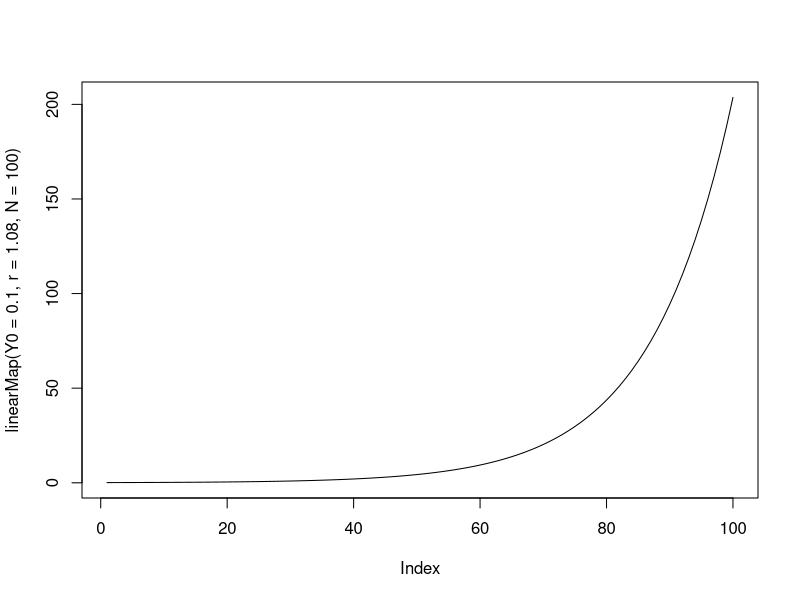
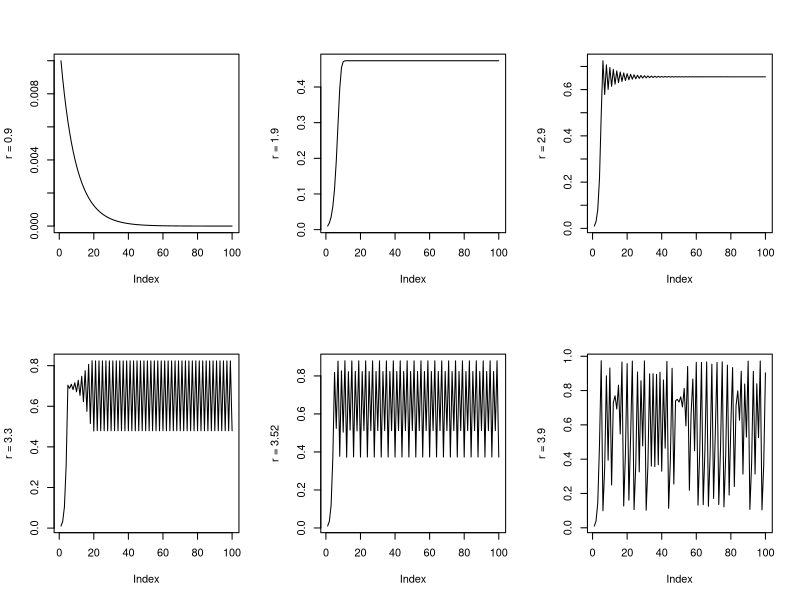
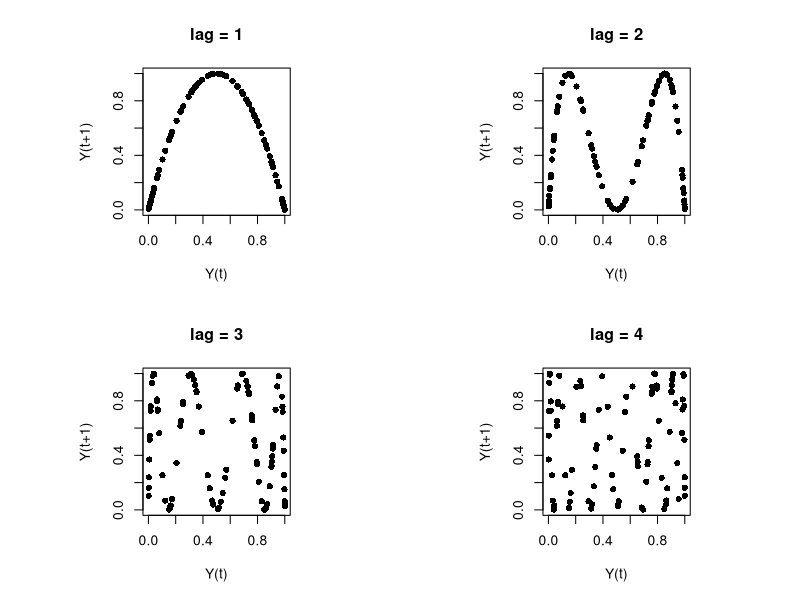

Here is the R script that generated these plots, in order:
## ---- chunk 1
knitr::opts_chunk$set(include=TRUE)
## ---- chunk 2
# Linear Map
linearMap <- function(Y0 = 0, r = 1, N = 100){
  
  # Initialize Y as vector of Y0, followed by N-1 empty slots (NA).
  Y <- c(Y0, rep(NA,N-1))
  
  # Then, you need create the iteration
  for(i in 1:(N-1)){
    
    Y[i+1] <- r * Y[i] # The linear difference equation
    
    }
  
  return(Y)
}
## ---- chunk 3
plot(linearMap(Y0=0.1,r=1.08,N=100), type = "l")
## ---- chunk 4
# Logistic Map
logisticMap <- function(Y0 = 0.01, r = 1, N = 100){
    
    # Initialize Y as vector of Y0, followed by N-1 empty slots (NA).
    Y <- c(Y0, rep(NA,N-1))
    
    # Then, you need create the iteratation
    for(i in 1:(N-1)){
        
    Y[i+1] <- r * Y[i] * (1 - Y[i]) # The quadratic difference equation
       
    }
    
    return(Y)
}
## ---- chunk 5
library(plyr)
rs <- c(0.9,1.9,2.9,3.3,3.52,3.9)
op<-par(mfrow=c(2,3))
l_ply(rs,function(r) plot(logisticMap(r=r),ylab = paste("r =",r) ,type = "l"))
par(op)
## ---- chunk 6
lags <- c(1,2,3,4)
op <- par(mfrow = c(2,2), pty = "s")
l_ply(lags, function(l) {plot(dplyr::lag(logisticMap(r=4),l), logisticMap(r=4), pch = 16, xlim = c(0,1), ylim = c(0,1), xlab = "Y(t)", ylab = "Y(t+1)",  main = paste("lag =",l))})
par(op)
## ---- chunk 7
growth.ac <- function(Y0 = 0.01, r = 1, k = 1, N = 100, type = c("driving", "damping", "logistic", "vanGeert")[1]){
    # Create a vector Y of length N, which has value Y0 at Y[1]
    if(N>1){
    Y <- as.numeric(c(Y0, rep(NA,N-2)))
    # Conditional on the value of type ... 
    switch(type, 
           # Iterate N steps of the difference function with values passed for Y0, k and r.
           driving  = sapply(seq_along(Y), function(t) Y[[t+1]] <<- r * Y[t] ),
           damping  = k + sapply(seq_along(Y), function(t) Y[[t+1]] <<- - r * Y[t]^2 / k),
           logistic = sapply(seq_along(Y), function(t) Y[[t+1]] <<- r * Y[t] * ((k - Y[t]) / k)),
           vanGeert = sapply(seq_along(Y), function(t) Y[[t+1]] <<- Y[t] * (1 + r - r * Y[t] / k)) 
    )}
    return(ts(Y))
}

# Call the function with default settings and r = 1.1
Y <- growth.ac(r = 1.1)
